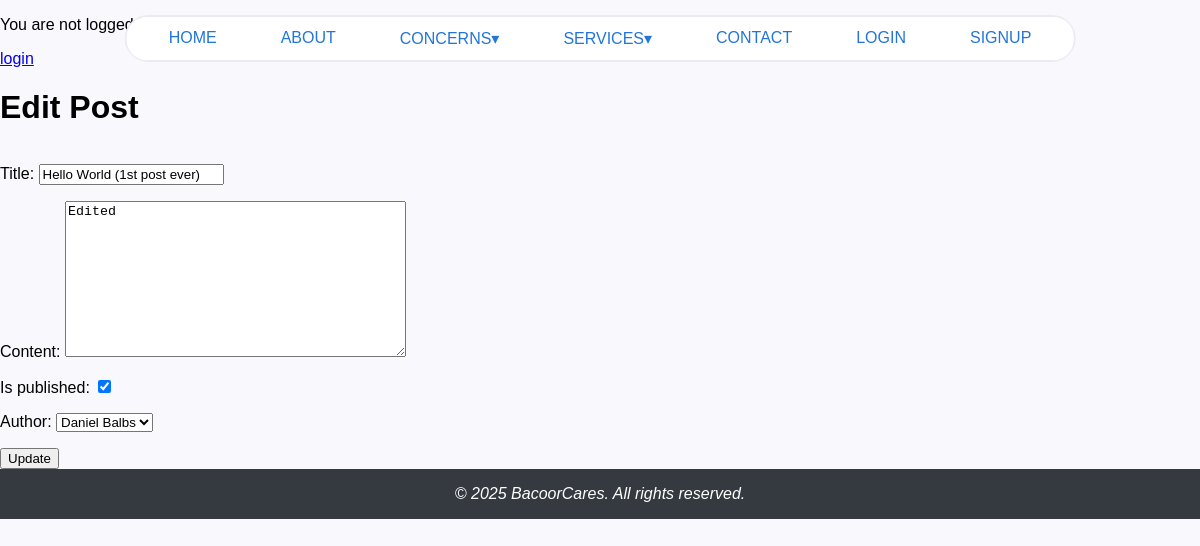
Page /blog/1/edit on the earlier database version.
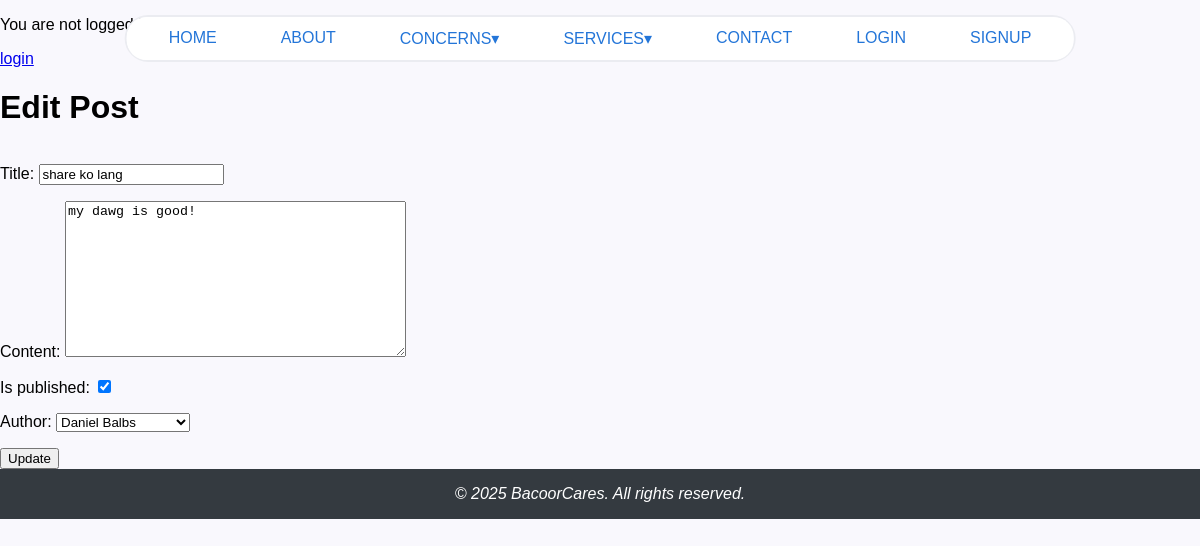
Same page on the later database version.
### app/models.py (models this page shows, shortened)
class Post(models.Model):
    title = models.CharField(max_length=200)
    content = models.TextField(null=True)
    created_at = models.DateTimeField(auto_now_add=True)
    is_published = models.BooleanField(default=False)
    author = models.ForeignKey(Citizen, on_delete=models.CASCADE)

### app/views.py (the view)
# urls.py: path('blog/<int:pk>/edit', BlogUpdateView.as_view(), name='blog_update'),
class BlogUpdateView(UpdateView):
    model = Post
    fields = ['title', 'content', 'is_published', 'author']
    template_name = 'app/blog_update.html'

### app/models.py (called while the page is built)
    def __str__(self):
        return f"{self.first_name} {self.last_name}"

### app/templates/app/blog_update.html (shortened to what this page needs)
{% extends 'app/base.html' %}
{% load static %}
{% block content %}
    <h1> Edit Post </h1>
    <form action="{% url 'blog_update' object.pk %}" method="post">
        {{form.as_p}}
        <input type="submit" value="Update">
    </form>
{% endblock content %}

Differences in the rows shown:
changed Post "Daniel Balbs": title "Hello World (1st post ever)" → "share ko lang"; content "Edited" → "my dawg is good!"
